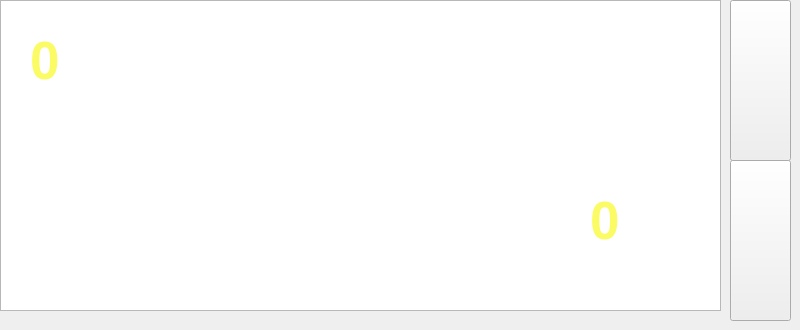
    <widget class="QWidget" name="page_9">
     <widget class="QPushButton" name="select_from_5_to_6">
      <property name="geometry">
       <rect>
        <x>730</x>
        <y>0</y>
        <width>61</width>
        <height>161</height>
       </rect>
      </property>
      <property name="font">
       <font>
        <pointsize>19</pointsize>
        <bold>true</bold>
       </font>
      </property>
      <property name="styleSheet">
       <string notr="true">border-image: url(:/images/button2.png) 0 0 0 0 stretch stretch;</string>
      </property>
      <property name="text">
       <string/>
      </property>
     </widget>
     <widget class="QPushButton" name="select_transponder_page_4">
      <property name="geometry">
       <rect>
        <x>730</x>
        <y>160</y>
        <width>61</width>
        <height>161</height>
       </rect>
      </property>
      <property name="font">
       <font>
        <pointsize>19</pointsize>
        <bold>true</bold>
       </font>
      </property>
      <property name="styleSheet">
       <string notr="true">border-image: url(:/images/button1.png) 0 0 0 0 stretch stretch;</string>
      </property>
      <property name="text">
       <string/>
      </property>
     </widget>
     <widget class="QGraphicsView" name="graphicsView_2">
      <property name="geometry">
       <rect>
        <x>0</x>
        <y>0</y>
        <width>721</width>
        <height>311</height>
       </rect>
      </property>
      <property name="styleSheet">
       <string notr="true"/>
      </property>
      <property name="verticalScrollBarPolicy">
       <enum>Qt::ScrollBarPolicy::ScrollBarAlwaysOff</enum>
      </property>
      <property name="horizontalScrollBarPolicy">
       <enum>Qt::ScrollBarPolicy::ScrollBarAlwaysOff</enum>
      </property>
     </widget>
     <widget class="QLabel" name="label_26">
      <property name="geometry">
       <rect>
        <x>30</x>
        <y>40</y>
        <width>131</width>
        <height>41</height>
       </rect>
      </property>
      <property name="font">
       <font>
        <pointsize>40</pointsize>
        <bold>true</bold>
       </font>
      </property>
      <property name="styleSheet">
       <string notr="true">color: rgba(250,250, 50, 190);</string>
      </property>
      <property name="text">
       <string>0</string>
      </property>
     </widget>
     <widget class="QLabel" name="label_29">
      <property name="geometry">
       <rect>
        <x>590</x>
        <y>200</y>
        <width>111</width>
        <height>41</height>
       </rect>
      </property>
      <property name="font">
       <font>
        <pointsize>40</pointsize>
        <bold>true</bold>
       </font>
      </property>
      <property name="styleSheet">
       <string notr="true">color: rgba(250,250, 50, 190);</string>
      </property>
      <property name="text">
       <string>0</string>
      </property>
     </widget>
     <zorder>graphicsView_2</zorder>
     <zorder>select_from_5_to_6</zorder>
     <zorder>select_transponder_page_4</zorder>
     <zorder>label_26</zorder>
     <zorder>label_29</zorder>
    </widget>
